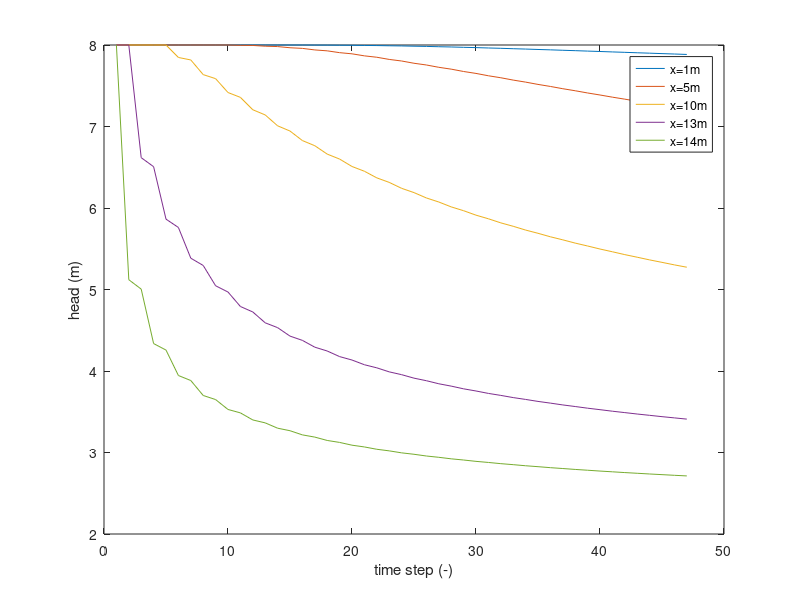

This chart was generated by the following MATLAB code:
% FDM
% explictit method
% homogenous, isotropic, 1D, confined flow
close all
clear all

%%
% initial condition
h0(1:16) = 8.0;

% base parameters
dx = 1;
L = 15;
T = 0.90; %=bK m2/d
S = 0.04;
%dt = 0.0139; %days
%dt = 0.01; %days
%r = T/S*dt/(dx^2);
r = 0.48;
%r = 0.52;
dt = r/(T/S/(dx^2)); %days

days = 1;
steps = round(days/dt);

% boundary conditions
% initial conditions
h(1:16,1) = h0;

% LBC constant head
h(1,1:steps) = 8.0;
% RBC constant head
h(16,1:steps) = 2.0;

%%
% for loop space and time
for t=1:steps-1
    for i=2:15
       h(i,t+1)=h(i,t)+r*(h(i-1,t)-2*h(i,t)+h(i+1,t));
    end
end

%%
% plot results
figure
plot(h(2,:),'DisplayName','x=1m')
hold on
plot(h(6,:),'DisplayName','x=5m')
plot(h(11,:),'DisplayName','x=10m')
plot(h(14,:),'DisplayName','x=13m')
plot(h(15,:),'DisplayName','x=14m')
ylabel('head (m)')
xlabel('time step (-)')
legend('show')